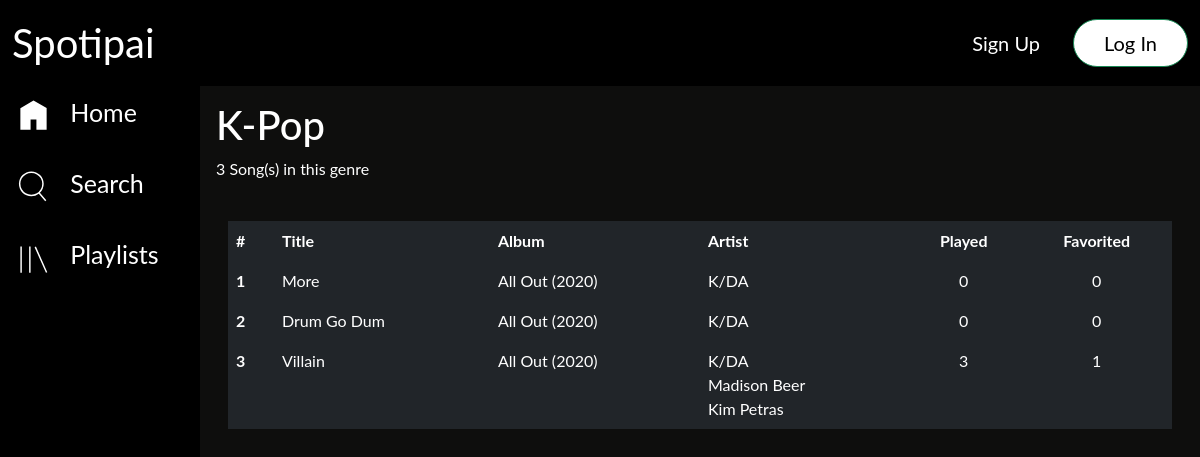
The app's page /genre_song.php?id_genre=1, older data.
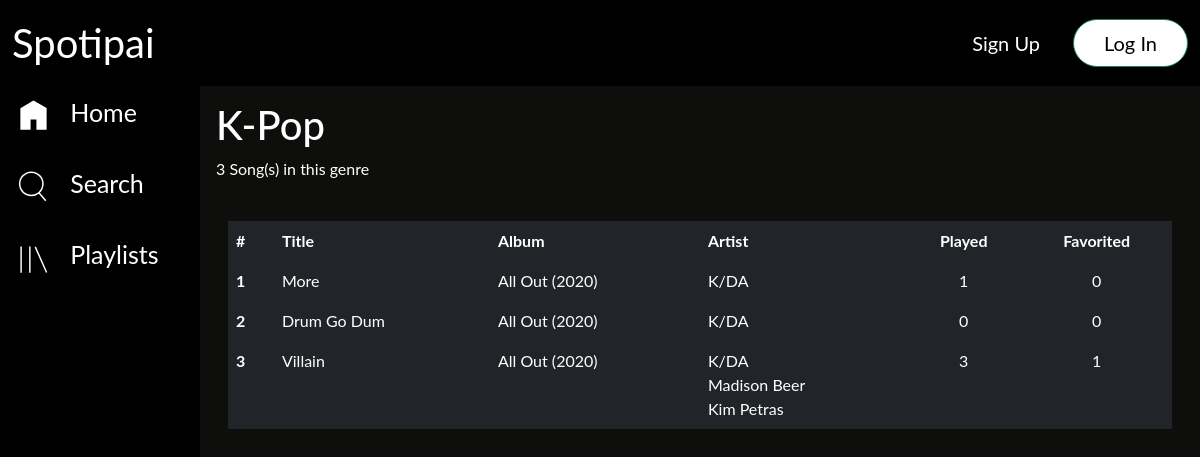
The same page, newer data.
### tables this page shows
CREATE TABLE `song` (
  `id_song` int(3) NOT NULL,
  `title` varchar(220) NOT NULL,
  `year` int(4) NOT NULL,
  `song_file` varchar(200) NOT NULL,
  `played` int(6) NOT NULL DEFAULT 0
);

CREATE TABLE `album` (
  `id_album` int(3) NOT NULL,
  `id_artist` int(3) NOT NULL,
  `title` varchar(150) NOT NULL,
  `year` int(4) NOT NULL
);

### genre_song.php (the view, shortened to what this page needs)
<?php
	include 'koneksi.php';
	$id_genre = $_GET['id_genre'];
	$datagenre = $koneksi->query("SELECT nama_genre FROM genre WHERE id_genre = '$id_genre'")->fetch_assoc();
	$query = $koneksi->query("SELECT s.id_song, s.title, s.played, al.id_album, al.title AS jalbum, al.year FROM song s JOIN song_genre sg ON s.id_song = sg.id_song LEFT JOIN song_album sal ON s.id_song = sal.id_song LEFT JOIN album al ON sal.id_album = al.id_album WHERE sg.id_genre = '$id_genre'");
?>
<!DOCTYPE html>
<html>
	<head>
			<link rel="stylesheet" type="text/css" href="style.css">
	</head>
	<body style="background-color: #0e0e0d">
		<?php
		include 'header.php';
		include 'sidebar.php';
		?>
		<div class="content">
			<h1 style="color: white; margin-top: 70px;"><?= $datagenre['nama_genre'] ?></h1>
			<p style="color: white;"><?= number_format($query->num_rows) ?> Song(s) in this genre</p>
			<br>
			<div class="container">
				<table class="table table-dark table-hover table-borderless">
					<thead>
						<tr>
							<th scope="col">#</th>
							<th scope="col">Title</th>
							<th scope="col">Album</th>
							<th scope="col">Artist</th>
							<th style="text-align: center;" scope="col">Played</th>
							<th style="text-align: center;" scope="col">Favorited</th>
						</tr>
					</thead>
					<tbody>
					<?php
						$no = 1;
						while ($lagu = $query->fetch_assoc()) {
							$countfav = $koneksi->query("SELECT id_user_fav_song FROM user_fav_song WHERE id_song = '$lagu[id_song]'");
					?>
						<tr>
							<th scope="row"><?= $no ?></th>
							<td><a href="play.php?id=<?= $lagu['id_song'] ?>"><?= $lagu['title'] ?></a></td>
							<td><?php if ($lagu['id_album'] == NULL ) {echo "Single";} else {echo "<a href='album_song.php?id_album=".$lagu['id_album']."'>".$lagu['jalbum']." (".$lagu['year'].")</a>";} ?></td>
							<td>
								<?php
									$queryartis = "SELECT a.id_artist, a.nama_artist FROM song s JOIN song_artist sa
													ON s.id_song = sa.id_song AND s.id_song = '$lagu[id_song]' JOIN artist a
													WHERE sa.id_artist = a.id_artist";
									$ambilartis = $koneksi->query($queryartis);
									while ($artis = $ambilartis->fetch_assoc()) {
								?>
									<a href="about_artist.php?id_artist=<?= $artis['id_artist'] ?>"><?= $artis['nama_artist'] ?></a> <br>
								<?php } ?>
							</td>
							<td style="text-align: center;"><?= number_format($lagu['played']) ?></td>
							<td style="text-align: center;"><?= number_format($countfav->num_rows) ?></td>
						</tr>
					<?php
						$no++;
						}
					?>
					</tbody>
				</table>
			</div>
		</div>
	</body>
</html>

Row changes from the older to the newer data that the page shows:
changed song "More": played "0" → "1"
